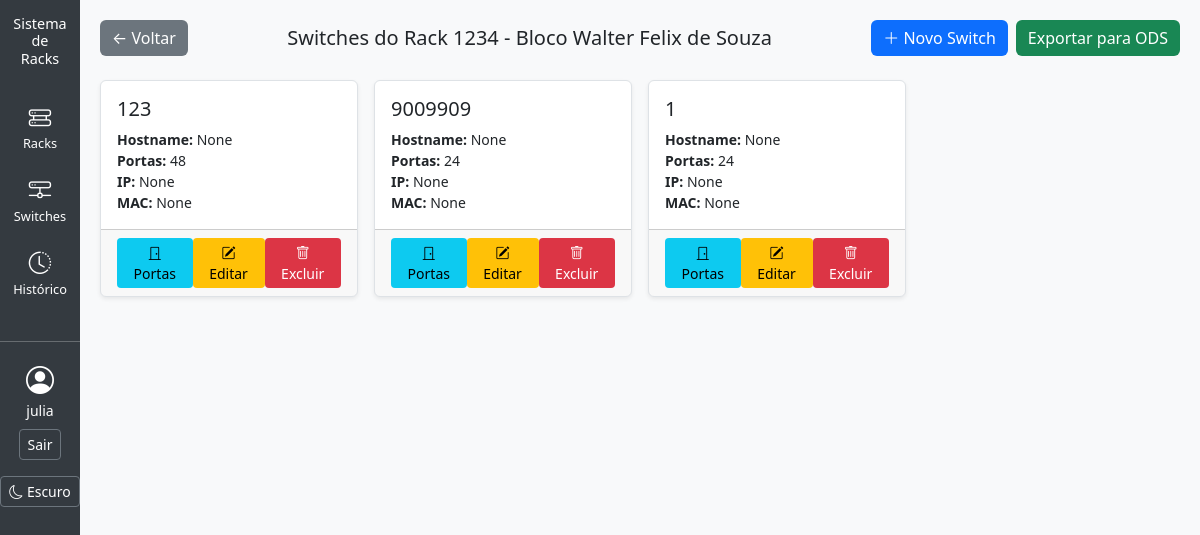
The page /inventario/racks/2/switches/ (signed in) on the database its author committed.
### inventario/models.py (models this page shows, shortened)
class Rack(models.Model):
    id = models.AutoField(primary_key=True)
    num_patrimonio = models.CharField(max_length=50, unique=True, blank=True, null=True)
    capacidade_u = models.IntegerField(blank=False, null=False)
    sala = models.CharField(max_length=100, blank=True, null=True)
    id_bloco = models.ForeignKey(Bloco, on_delete=models.CASCADE, related_name="racks", null=False, blank=True)

class Bloco(models.Model):
    nome_bloco = models.CharField(max_length=100)

class Switch(models.Model):
    id = models.AutoField(primary_key=True)
    num_patrimonio = models.CharField(max_length=50, unique=True, blank=True, null=True)
    quantidade_portas = models.IntegerField()
    id_rack = models.ForeignKey(Rack, on_delete=models.CASCADE, related_name="switches")
    endereco_ip = models.GenericIPAddressField(protocol="both", unpack_ipv4=True, blank=True, null=True)
    hostname = models.CharField(max_length=100, blank=True, null=True)
    modelo = models.CharField(max_length=100, blank=True, null=True)
    descricao = models.TextField(blank=True, null=True)
    mac_address = models.CharField(max_length=17, blank=True, null=True)  # formato padrão XX:XX:XX:XX:XX:XX
    principal = models.BooleanField(default=False)
    ENUM_ORIENTACAO = [
        ("H", "Horizontal"),
        ("V", "Vertical"),
    ]
    orientacao = models.CharField(
        max_length=1,
        choices=ENUM_ORIENTACAO,
        default="H"
    )

### inventario/views.py (the view)
# urls.py: path("racks/<int:rack_id>/switches/", views.switches_por_rack, name="switches_por_rack"),
@login_required
def switches_por_rack(request, rack_id):
    rack = get_object_or_404(Rack, pk=rack_id)
    switches = Switch.objects.filter(id_rack=rack)
    return render(request, "switch_list_por_rack.html", {
        "rack": rack,
        "switches": switches,
    })

### templates/switch_list_por_rack.html (shortened to what this page needs)
{% extends "base.html" %}
{% block content %}
<div class="d-flex flex-wrap justify-content-between align-items-center mb-4 gap-2">
    <a href="{% url 'rack_list' %}" class="btn btn-secondary">← Voltar</a>
    <h2 class="flex-grow-1 text-center fs-5 fs-md-4 my-2 my-md-0">
        Switches do Rack {{ rack.num_patrimonio }} - Bloco {{ rack.id_bloco.nome_bloco }}
    </h2>
    <div class="col-12 col-md-auto d-flex flex-wrap justify-content-center gap-2">
        <a href="{% url 'switch_create_in_rack' rack.id %}" class="btn btn-primary">
            <i class="bi bi-plus-lg"></i> Novo Switch
        </a>
        <a href="{% url 'export_rack' rack.id %}" class="btn btn-success">
            Exportar para ODS
        </a>
    </div>
</div>
<div class="row row-cols-1 row-cols-md-4 g-3">
    {% for switch in switches %}
    <div class="col">
        <div class="card shadow-sm h-100">
            <div class="card-body">
                <h5 class="card-title">{{ switch.num_patrimonio }}</h5>
                <p class="card-text small">
                    <strong>Hostname:</strong> {{ switch.hostname }}<br>
                    <strong>Portas:</strong> {{ switch.quantidade_portas }}<br>
                    <strong>IP:</strong> {{ switch.endereco_ip }}<br>
                    <strong>MAC:</strong> {{ switch.mac_address }}<br>
                </p>
            </div>
            <div class="card-footer d-flex justify-content-around">
                <a href="{% url 'switch_detail_rack' rack_id=rack.id pk=switch.id %}" class="btn btn-sm btn-info" title="Ver Portas">
                    <i class="bi bi-door-closed"></i> Portas
                </a>
                <a href="{% url 'switch_update' switch.id %}" class="btn btn-sm btn-warning" title="Editar Switch">
                    <i class="bi bi-pencil-square"></i> Editar
                </a>
                <a href="{% url 'switch_delete' switch.id %}" class="btn btn-sm btn-danger" title="Excluir Switch">
                    <i class="bi bi-trash"></i> Excluir
                </a>
            </div>
        </div>
    </div>
    {% empty %}
    <div class="col">
        <div class="alert alert-info text-center">Nenhum switch cadastrado neste rack.</div>
    </div>
    {% endfor %}
</div>
{% endblock %}

### templates/base.html (shortened to what this page needs)
<!DOCTYPE html>
<html lang="pt-br">
<head>
  <link href="https://cdn.jsdelivr.net/npm/bootstrap@5.3.0/dist/css/bootstrap.min.css" rel="stylesheet">
  <link rel="stylesheet" href="https://cdn.jsdelivr.net/npm/bootstrap-icons@1.10.5/font/bootstrap-icons.css">
</head>
<body class="theme-light">
  <div class="sidebar d-none d-md-flex">
    <h4 class="text-white mb-4">Sistema<br>de<br>Racks</h4>
    <ul class="nav flex-column mb-3 w-100">
      <li class="nav-item">
        <a href="{% url 'rack_list' %}"
          class="nav-link {% if request.resolver_match.url_name == 'rack_list' %}active{% endif %}">
          <i class="bi bi-hdd-rack"></i>
          <span class="d-none d-lg-inline">Racks</span>
        </a>
      </li>
      <li>
        <a href="{% url 'switch_list' %}"
          class="nav-link {% if request.resolver_match.url_name == 'switch_list' %}active{% endif %}">
          <i class="bi bi-hdd-network"></i>
          <span class="d-none d-lg-inline">Switches</span>
        </a>
      </li>
      <li>
        <a href="{% url 'historico_list' %}"
          class="nav-link {% if request.resolver_match.url_name == 'historico_list' %}active{% endif %}">
          <i class="bi bi-clock-history"></i>
          <span class="d-none d-lg-inline">Histórico</span>
        </a>
      </li>
    </ul>
    <hr class="w-100">
    <div class="text-center px-2">
      {% if user.is_authenticated %}
      <i class="bi bi-person-circle fs-3"></i>
      <div class="small text-white">{{ user.username }}</div>
      <a href="{% url 'logout' %}" class="btn btn-outline-light btn-sm mt-2 w-100">Sair</a>
      {% else %}
      <a href="{% url 'login' %}" class="btn btn-outline-light btn-sm mt-2 w-100">Entrar</a>
      {% endif %}
    </div>
    <div class="mt-3">
      <button id="toggle-theme" class="btn btn-outline-light btn-sm w-100">
        <i class="bi bi-moon"></i> Escuro
      </button>
    </div>
  </div>
  <div class="content">
    {% block content %}{% endblock %}
  </div>
</body>
</html>

### templates/base.html (style rules this page uses)
body { display: flex; min-height: 100vh; }
.sidebar { width: 80px; background-color: #343a40; color: #fff; flex-shrink: 0; display: flex; flex-direction: column; align-items: center; padding: 15px 0; }
.sidebar h4 { font-size: 0.9rem; text-align: center; }
.sidebar .nav-link { color: #adb5bd; text-align: center; font-size: 0.8rem; padding: 10px 5px; }
.sidebar .nav-link i { font-size: 1.4rem; display: block; }
.content { flex-grow: 1; padding: 20px; background-color: #f8f9fa; }
.theme-light { --bg-color: #f8f9fa; --text-color: #212529; --card-bg: #ffffff; --input-bg: #ffffff; --input-border: #ced4da; --table-bg: #ffffff; --table-border: #dee2e6; --sidebar-bg: #343a40; --sidebar-text: #ffffff; --placeholder-color: #6c757d; --btn-primary-bg: #0d6efd; --btn-primary-text: #ffffff; --btn-secondary-bg: #6c757d; --btn-secondary-text: #ffffff; }
body { background-color: var(--bg-color); color: var(--text-color); }
.content { background-color: var(--bg-color); color: var(--text-color); }
a { color: var(--link-color); }
.card, .table, .border, .shadow-sm { background-color: var(--card-bg) !important; color: var(--text-color) !important; border-color: var(--table-border) !important; }
.btn-primary { background-color: var(--btn-primary-bg) !important; color: var(--btn-primary-text) !important; border: none; }
.btn-secondary { background-color: var(--btn-secondary-bg) !important; color: var(--btn-secondary-text) !important; border: none; }
.btn-outline-light { color: var(--btn-secondary-text) !important; border-color: var(--btn-secondary-bg) !important; }
.sidebar { background-color: var(--sidebar-bg) !important; color: var(--sidebar-text) !important; }
.sidebar a { color: var(--sidebar-text) !important; }
.btn { border: none; }
.btn-primary { background-color: var(--btn-primary-bg) !important; color: var(--btn-primary-text) !important; }
.btn-secondary { background-color: var(--btn-secondary-bg) !important; color: var(--btn-secondary-text) !important; }
.btn-outline-light { color: var(--btn-secondary-text) !important; border: 1px solid var(--btn-secondary-bg) !important; }

### rows shown on the page
Rack: num_patrimonio "1234", id_bloco.nome_bloco "Walter Felix de Souza"
Switch: num_patrimonio "123", hostname "None", quantidade_portas "48", endereco_ip "None", mac_address "None"
Switch: num_patrimonio "9009909", hostname "None", quantidade_portas "24", endereco_ip "None", mac_address "None"
Switch: num_patrimonio "1", hostname "None", quantidade_portas "24", endereco_ip "None", mac_address "None"

### other values the page prints
{{ user.username }} "julia"
